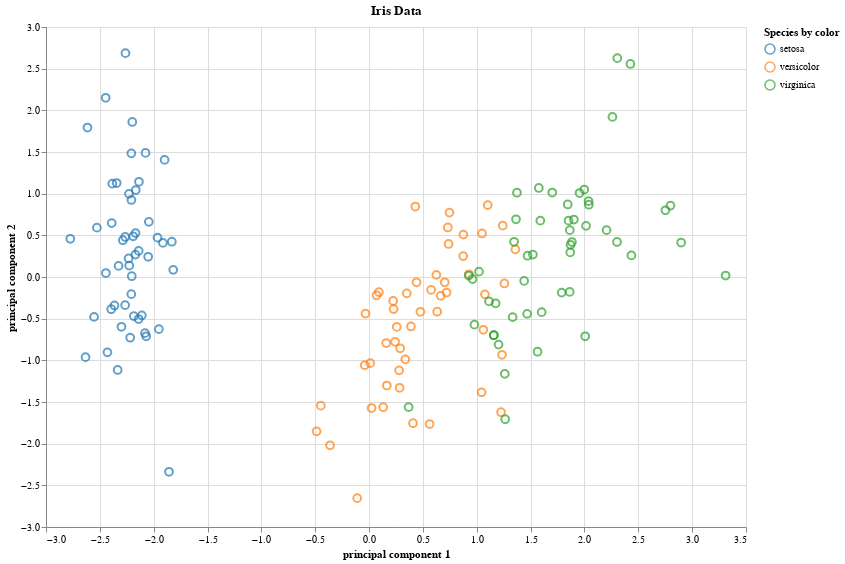

Notebook cell for this chart:
### Code cell
alt.Chart(iris_pca_df).mark_point(size=60).encode(
    x='principal component 1',
    y='principal component 2',
    color=alt.Color('target:N', legend=alt.Legend(title="Species by color"), scale=alt.Scale(scheme='category10')),
    tooltip=['target']
).properties(
    title='Iris Data',
    width=700,
    height=500
).interactive()

### Figure 1 — Vega-Lite specification as saved in the notebook (floating-point values rounded to 4 significant figures; data arrays with more than 128 entries replaced by an {"elided": "..."} marker saying what was removed)
{"config": {"view": {"continuousWidth": 400, "continuousHeight": 300}}, "data": {"name": "data-aa44808f73d056b9a5d31fe32bffadc2"}, "mark": {"type": "point", "size": 60}, "encoding": {"color": {"type": "nominal", "field": "target", "legend": {"title": "Species by color"}, "scale": {"scheme": "category10"}}, "tooltip": [{"type": "nominal", "field": "target"}], "x": {"type": "quantitative", "field": "principal component 1"}, "y": {"type": "quantitative", "field": "principal component 2"}}, "height": 500, "selection": {"selector001": {"type": "interval", "bind": "scales", "encodings": ["x", "y"]}}, "title": "Iris Data", "width": 700, "$schema": "https://vega.github.io/schema/vega-lite/v4.8.1.json", "datasets": {"data-aa44808f73d056b9a5d31fe32bffadc2": {"elided": "150 records"}}}
